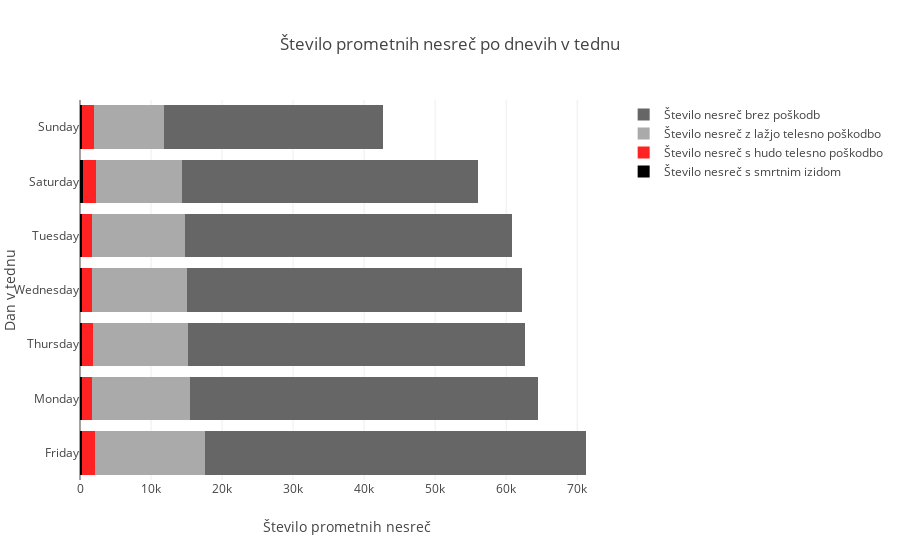

Write notebook code for a chart like this one.
### Code cell
# draws plot
trace1 = go.Bar(
    y=dnevi_sum["DanVTednu"],
    x=dnevi_sum["SMRT"],
    name='Število nesreč s smrtnim izidom',
    orientation = "h",
    marker=dict(
        color='#000000',
    )
    
)
trace2 = go.Bar(
    y=dnevi_sum["DanVTednu"],
    x=dnevi_sum["HUDA TELESNA POŠKODBA"],
    name='Število nesreč s hudo telesno poškodbo',
    orientation = "h",
    marker=dict(
        color='#FF2222',
    )
)
trace3 = go.Bar(
    y=dnevi_sum["DanVTednu"],
    x=dnevi_sum["LAŽJA TELESNA POŠKODBA"],
    name='Število nesreč z lažjo telesno poškodbo',
    orientation = "h",
    marker=dict(
        color='#AAAAAA',
    )
)

trace4 = go.Bar(
    y=dnevi_sum["DanVTednu"],
    x=dnevi_sum["BREZ POŠKODBE"],
    name='Število nesreč brez poškodb',
    orientation = "h",
    marker=dict(
        color='#666666',
    )
)

data = [trace1, trace2, trace3, trace4]
layout = go.Layout(
    barmode='stack',
    title="Število prometnih nesreč po dnevih v tednu",
    xaxis=dict(
        title="Število prometnih nesreč"
    ),
    yaxis=dict(
        title="Dan v tednu"
    )
)

fig = go.Figure(data=data, layout=layout)
iplot(fig, filename='stacked-bar')

### Figure 1 — Plotly figure (JSON) as saved in the notebook; plotly's stock layout.template omitted (floating-point values rounded to 4 significant figures)
{"data": [{"marker": {"color": "#000000"}, "name": "Število nesreč s smrtnim izidom", "orientation": "h", "type": "bar", "x": [317, 267, 260, 244, 237, 356, 328], "y": ["Friday", "Monday", "Thursday", "Wednesday", "Tuesday", "Saturday", "Sunday"]}, {"marker": {"color": "#FF2222"}, "name": "Število nesreč s hudo telesno poškodbo", "orientation": "h", "type": "bar", "x": [1820, 1469, 1515, 1472, 1411, 1934, 1711], "y": ["Friday", "Monday", "Thursday", "Wednesday", "Tuesday", "Saturday", "Sunday"]}, {"marker": {"color": "#AAAAAA"}, "name": "Število nesreč z lažjo telesno poškodbo", "orientation": "h", "type": "bar", "x": [15499, 13737, 13406, 13304, 13071, 12098, 9730], "y": ["Friday", "Monday", "Thursday", "Wednesday", "Tuesday", "Saturday", "Sunday"]}, {"marker": {"color": "#666666"}, "name": "Število nesreč brez poškodb", "orientation": "h", "type": "bar", "x": [53649, 49012, 47424, 47256, 46050, 41647, 30902], "y": ["Friday", "Monday", "Thursday", "Wednesday", "Tuesday", "Saturday", "Sunday"]}], "layout": {"barmode": "stack", "title": "Število prometnih nesreč po dnevih v tednu", "xaxis": {"title": "Število prometnih nesreč"}, "yaxis": {"title": "Dan v tednu"}}}
